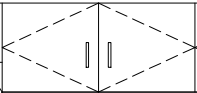
#> input picture templates/WallCabinet/B2.png, 197 x 93 px; its folder holds only this picture in this run
$ python matching_template.py
#> lines starting #> are read from the running program, lines starting #| are printed output that depends on the picture; after the words box and inside, x2 and y2 are one past the last pixel; in counts of white or black regions, pixels touching at a corner belong together
import os
import cv2
import numpy as np
import pandas as pd
import logging
from typing import List, Tuple, Dict
from sklearn.cluster import DBSCAN

# --- Config ---
TEMPLATE_DIR = "templates/WallCabinet"
RESULT_IMAGE_PATH = "results/marked_image.png"
CSV_OUTPUT_PATH = "results/detections.csv"
THRESHOLD = 0.48
CLUSTER_EPS = 40
CLUSTER_MIN_SAMPLES = 3
MIN_SIDE_LENGTH = 50

# --- Logging ---
logging.basicConfig(level=logging.INFO, format="%(asctime)s - %(levelname)s - %(message)s")


# --- Utility Functions ---
def wh_coefficient_check(wh1: Tuple[int, int], wh2: Tuple[int, int], threshold: float = 0.5) -> bool:
    w1, h1 = wh1
    w2, h2 = wh2
    return (
        abs(w1 - w2) / max(w1, w2) < threshold and
        abs(h1 - h2) / max(h1, h2) < threshold
    )


def verify_matching(cropped_img: np.ndarray, template: np.ndarray, threshold: float = 0.3) -> bool:
    if cropped_img.shape[0] < 1 or cropped_img.shape[1] < 1:
        return False
    if not wh_coefficient_check(cropped_img.shape[:2], template.shape[:2]):
        return False
    result = cv2.matchTemplate(cropped_img, template, cv2.TM_CCOEFF_NORMED)
    return np.any(result >= threshold)


def preprocess_sketch(img: np.ndarray) -> np.ndarray:
    bin_img = cv2.adaptiveThreshold(
        img, 255, cv2.ADAPTIVE_THRESH_MEAN_C, cv2.THRESH_BINARY_INV, 15, 10
    )
    return cv2.dilate(bin_img, np.ones((2, 2), np.uint8), iterations=5)


# --- Core Logic ---
def load_templates(template_dir: str) -> List[Tuple[str, np.ndarray]]:
    templates = []
    for filename in os.listdir(template_dir):
        if filename.lower().endswith(('.png', '.jpg', '.jpeg')):
            path = os.path.join(template_dir, filename)
            img = cv2.imread(path, cv2.IMREAD_GRAYSCALE)
            if img is not None:
                templates.append((filename, img))
            else:
                logging.warning(f"Unable to load image: {filename}")
    return templates


def match_template_on_scales(processed_img: np.ndarray, template_name: str, template: np.ndarray) \
        -> Tuple[List[Tuple[int, int]], List[Tuple[int, int]]]:
    matched_points, sizes = [], []
    for scale in np.arange(0.2, 1., 0.02):
        resized_template = cv2.resize(template, (0, 0), fx=scale, fy=scale)
        h, w = resized_template.shape

        if h < MIN_SIDE_LENGTH or w < MIN_SIDE_LENGTH:
            logging.debug(f"Skipping {template_name} at scale {scale:.2f} due to small size ({w}x{h})")
            continue

        result = cv2.matchTemplate(processed_img, preprocess_sketch(resized_template), cv2.TM_CCOEFF_NORMED)
        loc = np.where(result >= THRESHOLD)

        for x, y in zip(*loc[::-1]):
            matched_points.append((x, y))
            sizes.append((w, h))

    return matched_points, sizes


def cluster_matches(processed_img: np.ndarray, matched_points: List[Tuple[int, int]], sizes: List[Tuple[int, int]],
                    original_img: np.ndarray, template: np.ndarray, template_name: str, marked_img: np.ndarray) \
        -> Tuple[List[Dict], np.ndarray]:
    detections = []

    if not matched_points:
        return detections, processed_img

    matched_points_np = np.array(matched_points)
    labels = DBSCAN(eps=CLUSTER_EPS, min_samples=CLUSTER_MIN_SAMPLES).fit(matched_points_np).labels_

    logging.info(f"{template_name}: {len(matched_points)} matches, "
                 f"{len(set(labels)) - (1 if -1 in labels else 0)} clusters")

    for label in set(labels):
        if label == -1:
            continue  # noise

        cluster_points = matched_points_np[labels == label]
        x, y = np.mean(cluster_points, axis=0).astype(int)
        w, h = np.mean(np.array(sizes), axis=0).astype(int)

        cropped = original_img[y:y + h, x:x + w]
        if verify_matching(cropped, template):
            cv2.rectangle(marked_img, (x, y), (x + w, y + h), (0, 0, 255), 2)
            detections.append({
                "template": template_name,
                "x": x, "y": y, "w": w, "h": h
            })
            # Mark the area in the processed image
            processed_img[y:y + h, x:x + w] = 255
            logging.info(f"Match confirmed for {template_name} at ({x}, {y}) size ({w}x{h})")

    return detections, processed_img


def perform_template_matching(image_path: str, templates: List[Tuple[str, np.ndarray]]) \
        -> Tuple[np.ndarray, List[Dict]]:
    original_img = cv2.imread(image_path)
    if original_img is None:
        raise FileNotFoundError(f"Input image not found: {image_path}")
    grayscale_img = cv2.cvtColor(original_img, cv2.COLOR_BGR2GRAY)
    processed_img = preprocess_sketch(grayscale_img)

    all_detections = []

    for template_name, template in templates:
        points, sizes = match_template_on_scales(processed_img, template_name, template)
        detections, processed_img = cluster_matches(processed_img, points, sizes, grayscale_img, template,
                                                    template_name, original_img)
        all_detections.extend(detections)

    return original_img, all_detections


def save_results(marked_img: np.ndarray, detections: List[Dict]) -> None:
    os.makedirs(os.path.dirname(RESULT_IMAGE_PATH), exist_ok=True)
    cv2.imwrite(RESULT_IMAGE_PATH, marked_img)
    pd.DataFrame(detections).to_csv(CSV_OUTPUT_PATH, index=False)
    logging.info(f"Results saved to:\n- {RESULT_IMAGE_PATH}\n- {CSV_OUTPUT_PATH}")


# --- Entry Point ---
def main(image_path: str) -> None:
#> called with image_path = 'TemplateTask.png'
    logging.info("Starting template matching...")
    templates = load_templates(TEMPLATE_DIR)
#> in load_templates, img is the input picture: shape (93, 197); min 0, max 255, mean 238.6
#> templates = 1 item
    marked_image, detections = perform_template_matching(image_path, templates)
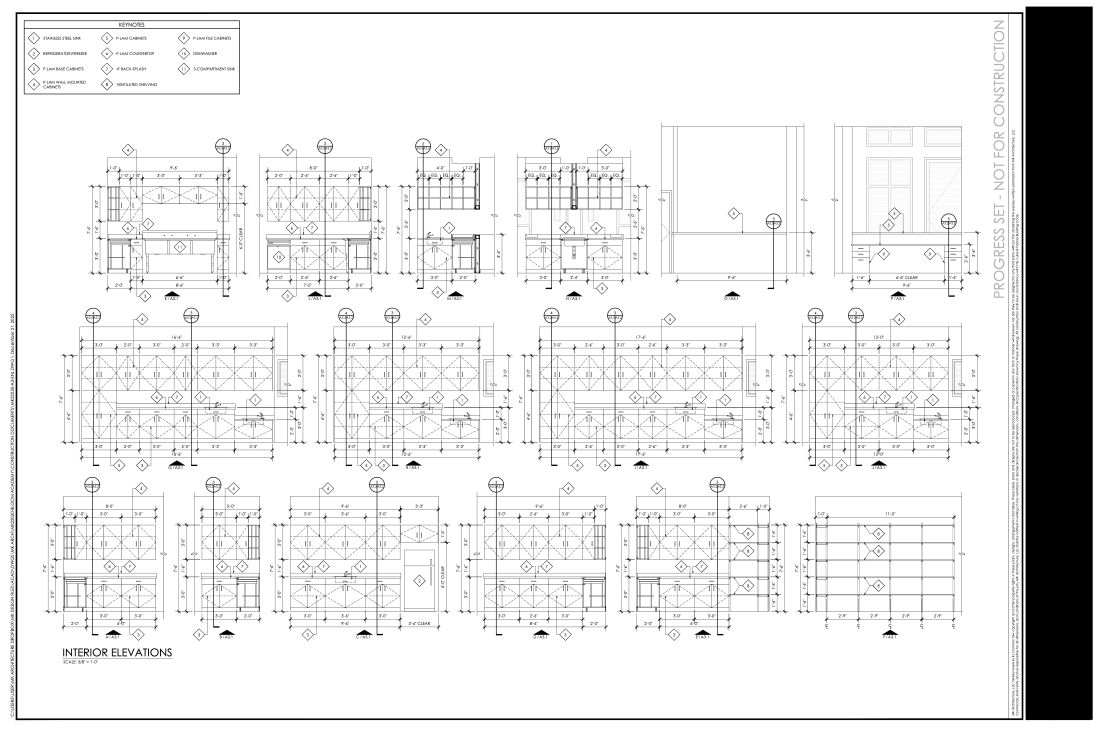
#> input picture TemplateTask.png, 3294 x 2186 px (shown at 1/3 size)
#> in perform_template_matching, original_img is the input picture: shape (2186, 3294, 3); min 0, max 255, mean 229.3
#> in preprocess_sketch, `bin_img = cv2.adaptiveThreshold( img, 255, cv2.ADAPTIVE_THRESH_MEAN_C,..`:
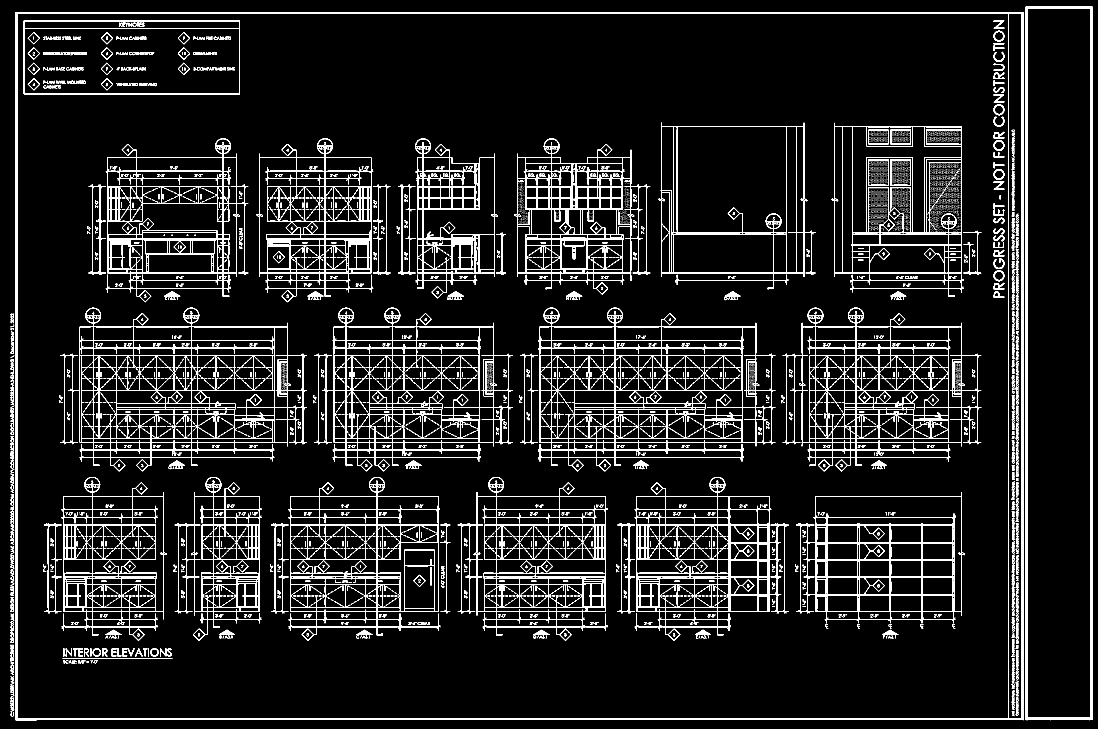
#> bin_img: shape (2186, 3294) (shown at 1/3 size); 7.3% white; 7421 white regions (5994 under 20 px), largest, box (x1, y1, x2, y2) and area: (46, 36, 3070, 2161) 55645, (3077, 20, 3278, 2161) 32581, (181, 923, 921, 1414) 29739
#> in preprocess_sketch, `return cv2.dilate(bin_img, np.ones((2, 2), np.uint8), iterations=5)`:
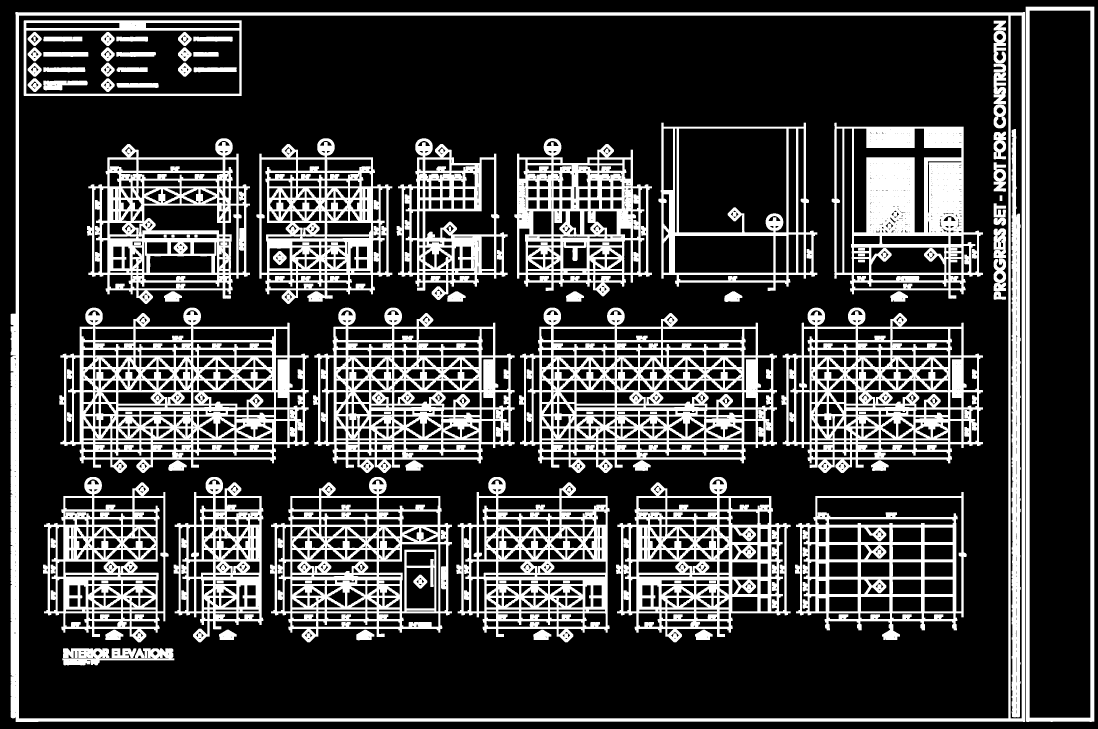
#> returned value: shape (2186, 3294) (shown at 1/3 size); 24.9% white; 102 white regions, largest, box (x1, y1, x2, y2) and area: (1557, 923, 2331, 1419) 147060, (178, 923, 926, 1419) 144859, (32, 36, 3075, 2166) 135288
#> the loop in perform_template_matching, `for template_name, template in templates:` made 1 pass
#> pass 1, in preprocess_sketch (call 3), `bin_img = cv2.adaptiveThreshold( img, 255, cv2.ADAPTIVE_THRESH_MEAN_C,..`:
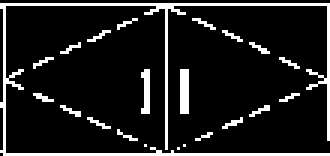
#> bin_img: shape (52, 110) (shown 3 times larger); 11.6% white in thin lines or dots
#> pass 1, in preprocess_sketch (call 4), `bin_img = cv2.adaptiveThreshold( img, 255, cv2.ADAPTIVE_THRESH_MEAN_C,..`:
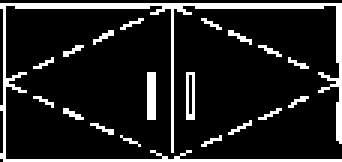
#> bin_img: shape (54, 114) (shown 3 times larger); 13.5% white in thin lines or dots
#> pass 1, in preprocess_sketch (call 5), `bin_img = cv2.adaptiveThreshold( img, 255, cv2.ADAPTIVE_THRESH_MEAN_C,..`:
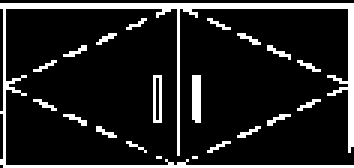
#> bin_img: shape (56, 118) (shown 3 times larger); 13.3% white in thin lines or dots
#> after the loop in perform_template_matching, `for template_name, template in templates:`:
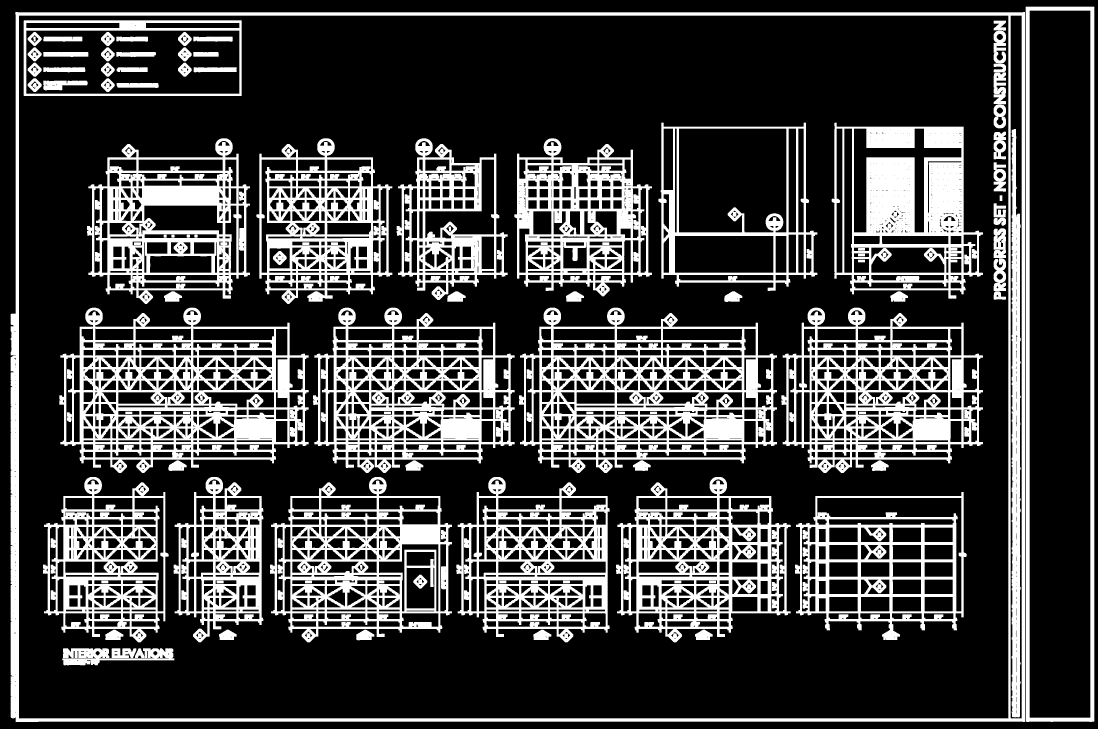
#> processed_img: shape (2186, 3294) (shown at 1/3 size); 25.2% white; 102 white regions, largest, box (x1, y1, x2, y2) and area: (1557, 923, 2331, 1419) 149749, (178, 923, 926, 1419) 147538, (32, 36, 3075, 2166) 135288
#> after the loop in perform_template_matching, `for template_name, template in templates:`: all_detections = 7 items
#> detections = 7 items
    save_results(marked_image, detections)


if __name__ == "__main__":
    main("TemplateTask.png")
